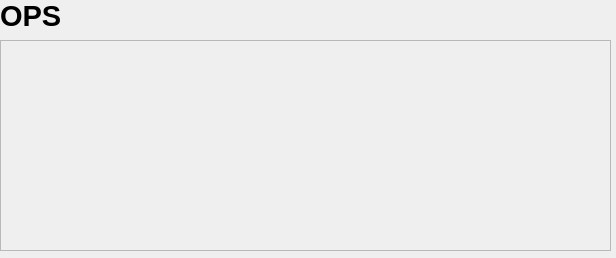
<?xml version="1.0" encoding="UTF-8"?>
<ui version="4.0">
 <class>OperatorsListComponent</class>
 <widget class="QWidget" name="OperatorsListComponent">
  <property name="geometry">
   <rect>
    <x>0</x>
    <y>0</y>
    <width>616</width>
    <height>258</height>
   </rect>
  </property>
  <property name="windowTitle">
   <string>OperatorsListComponent</string>
  </property>
  <widget class="QLabel" name="listTitle_label">
   <property name="geometry">
    <rect>
     <x>0</x>
     <y>0</y>
     <width>61</width>
     <height>31</height>
    </rect>
   </property>
   <property name="font">
    <font>
     <pointsize>22</pointsize>
     <weight>75</weight>
     <bold>true</bold>
    </font>
   </property>
   <property name="text">
    <string>OPS</string>
   </property>
   <property name="class" stdset="0">
    <string notr="true">list-title</string>
   </property>
  </widget>
  <widget class="QScrollArea" name="scrollArea">
   <property name="geometry">
    <rect>
     <x>0</x>
     <y>40</y>
     <width>611</width>
     <height>211</height>
    </rect>
   </property>
   <property name="sizePolicy">
    <sizepolicy hsizetype="Expanding" vsizetype="Expanding">
     <horstretch>0</horstretch>
     <verstretch>0</verstretch>
    </sizepolicy>
   </property>
   <property name="widgetResizable">
    <bool>true</bool>
   </property>
   <widget class="QWidget" name="scrollAreaWidgetContents">
    <property name="geometry">
     <rect>
      <x>0</x>
      <y>0</y>
      <width>609</width>
      <height>209</height>
     </rect>
    </property>
    <property name="sizePolicy">
     <sizepolicy hsizetype="Expanding" vsizetype="Expanding">
      <horstretch>0</horstretch>
      <verstretch>0</verstretch>
     </sizepolicy>
    </property>
   </widget>
  </widget>
 </widget>
 <layoutdefault spacing="6" margin="11"/>
 <resources/>
 <connections/>
</ui>
